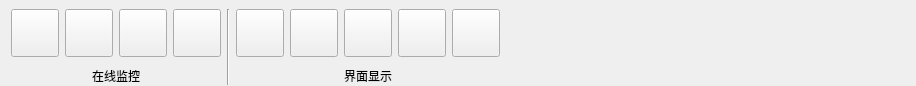
<?xml version="1.0" encoding="UTF-8"?>
<ui version="4.0">
 <class>HscOnlineMonitorAction</class>
 <widget class="QWidget" name="HscOnlineMonitorAction">
  <property name="geometry">
   <rect>
    <x>0</x>
    <y>0</y>
    <width>916</width>
    <height>86</height>
   </rect>
  </property>
  <property name="windowTitle">
   <string>Form</string>
  </property>
  <layout class="QHBoxLayout" name="horizontalLayout">
   <property name="topMargin">
    <number>9</number>
   </property>
   <property name="bottomMargin">
    <number>1</number>
   </property>
   <item>
    <layout class="QGridLayout" name="gridLayout">
     <item row="0" column="3">
      <widget class="QToolButton" name="tBtn_monitorSetting">
       <property name="minimumSize">
        <size>
         <width>48</width>
         <height>48</height>
        </size>
       </property>
       <property name="maximumSize">
        <size>
         <width>48</width>
         <height>48</height>
        </size>
       </property>
       <property name="layoutDirection">
        <enum>Qt::LeftToRight</enum>
       </property>
       <property name="text">
        <string/>
       </property>
      </widget>
     </item>
     <item row="0" column="2">
      <widget class="QToolButton" name="tBtn_plot">
       <property name="minimumSize">
        <size>
         <width>48</width>
         <height>48</height>
        </size>
       </property>
       <property name="maximumSize">
        <size>
         <width>48</width>
         <height>48</height>
        </size>
       </property>
       <property name="layoutDirection">
        <enum>Qt::LeftToRight</enum>
       </property>
       <property name="text">
        <string/>
       </property>
      </widget>
     </item>
     <item row="0" column="1">
      <widget class="QToolButton" name="tBtn_connect">
       <property name="sizePolicy">
        <sizepolicy hsizetype="Preferred" vsizetype="Preferred">
         <horstretch>0</horstretch>
         <verstretch>0</verstretch>
        </sizepolicy>
       </property>
       <property name="minimumSize">
        <size>
         <width>48</width>
         <height>48</height>
        </size>
       </property>
       <property name="maximumSize">
        <size>
         <width>48</width>
         <height>48</height>
        </size>
       </property>
       <property name="layoutDirection">
        <enum>Qt::LeftToRight</enum>
       </property>
       <property name="text">
        <string/>
       </property>
       <property name="iconSize">
        <size>
         <width>16</width>
         <height>16</height>
        </size>
       </property>
       <property name="toolButtonStyle">
        <enum>Qt::ToolButtonTextBesideIcon</enum>
       </property>
      </widget>
     </item>
     <item row="0" column="0">
      <widget class="QToolButton" name="tBtn_collectSetting">
       <property name="sizePolicy">
        <sizepolicy hsizetype="Preferred" vsizetype="Preferred">
         <horstretch>0</horstretch>
         <verstretch>0</verstretch>
        </sizepolicy>
       </property>
       <property name="minimumSize">
        <size>
         <width>48</width>
         <height>48</height>
        </size>
       </property>
       <property name="maximumSize">
        <size>
         <width>48</width>
         <height>48</height>
        </size>
       </property>
       <property name="layoutDirection">
        <enum>Qt::LeftToRight</enum>
       </property>
       <property name="text">
        <string/>
       </property>
       <property name="iconSize">
        <size>
         <width>16</width>
         <height>16</height>
        </size>
       </property>
       <property name="toolButtonStyle">
        <enum>Qt::ToolButtonTextBesideIcon</enum>
       </property>
      </widget>
     </item>
     <item row="1" column="0" colspan="4">
      <widget class="QLabel" name="label_6">
       <property name="text">
        <string>在线监控</string>
       </property>
       <property name="alignment">
        <set>Qt::AlignBottom|Qt::AlignHCenter</set>
       </property>
      </widget>
     </item>
    </layout>
   </item>
   <item>
    <widget class="Line" name="line">
     <property name="orientation">
      <enum>Qt::Vertical</enum>
     </property>
    </widget>
   </item>
   <item>
    <layout class="QGridLayout" name="gridLayout_2">
     <item row="0" column="1">
      <widget class="QToolButton" name="tBtn_realtime">
       <property name="minimumSize">
        <size>
         <width>48</width>
         <height>48</height>
        </size>
       </property>
       <property name="maximumSize">
        <size>
         <width>48</width>
         <height>48</height>
        </size>
       </property>
       <property name="layoutDirection">
        <enum>Qt::LeftToRight</enum>
       </property>
       <property name="text">
        <string/>
       </property>
      </widget>
     </item>
     <item row="0" column="0">
      <widget class="QToolButton" name="tBtn_chSetting">
       <property name="minimumSize">
        <size>
         <width>48</width>
         <height>48</height>
        </size>
       </property>
       <property name="maximumSize">
        <size>
         <width>48</width>
         <height>48</height>
        </size>
       </property>
       <property name="layoutDirection">
        <enum>Qt::LeftToRight</enum>
       </property>
       <property name="text">
        <string/>
       </property>
      </widget>
     </item>
     <item row="0" column="2">
      <widget class="QToolButton" name="tBtn_rewrite">
       <property name="minimumSize">
        <size>
         <width>48</width>
         <height>48</height>
        </size>
       </property>
       <property name="maximumSize">
        <size>
         <width>48</width>
         <height>48</height>
        </size>
       </property>
       <property name="layoutDirection">
        <enum>Qt::LeftToRight</enum>
       </property>
       <property name="text">
        <string/>
       </property>
      </widget>
     </item>
     <item row="0" column="3">
      <widget class="QToolButton" name="tBtn_integral">
       <property name="minimumSize">
        <size>
         <width>48</width>
         <height>48</height>
        </size>
       </property>
       <property name="maximumSize">
        <size>
         <width>48</width>
         <height>48</height>
        </size>
       </property>
       <property name="layoutDirection">
        <enum>Qt::LeftToRight</enum>
       </property>
       <property name="text">
        <string/>
       </property>
      </widget>
     </item>
     <item row="0" column="4">
      <widget class="QToolButton" name="tBtn_peak">
       <property name="minimumSize">
        <size>
         <width>48</width>
         <height>48</height>
        </size>
       </property>
       <property name="maximumSize">
        <size>
         <width>48</width>
         <height>48</height>
        </size>
       </property>
       <property name="layoutDirection">
        <enum>Qt::LeftToRight</enum>
       </property>
       <property name="text">
        <string/>
       </property>
      </widget>
     </item>
     <item row="1" column="0" colspan="5">
      <widget class="QLabel" name="label_4">
       <property name="text">
        <string>界面显示</string>
       </property>
       <property name="alignment">
        <set>Qt::AlignBottom|Qt::AlignHCenter</set>
       </property>
      </widget>
     </item>
    </layout>
   </item>
   <item>
    <spacer name="horizontalSpacer">
     <property name="orientation">
      <enum>Qt::Horizontal</enum>
     </property>
     <property name="sizeHint" stdset="0">
      <size>
       <width>40</width>
       <height>20</height>
      </size>
     </property>
    </spacer>
   </item>
  </layout>
 </widget>
 <resources/>
 <connections/>
</ui>
